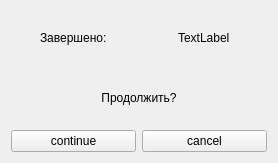
<?xml version="1.0" encoding="UTF-8"?>
<ui version="4.0">
 <class>Form</class>
 <widget class="QWidget" name="Form">
  <property name="geometry">
   <rect>
    <x>0</x>
    <y>0</y>
    <width>278</width>
    <height>163</height>
   </rect>
  </property>
  <property name="windowTitle">
   <string>Form</string>
  </property>
  <layout class="QVBoxLayout" name="verticalLayout_2">
   <item>
    <layout class="QHBoxLayout" name="horizontalLayout_2">
     <item alignment="Qt::AlignHCenter">
      <widget class="QLabel" name="label_2">
       <property name="text">
        <string>Завершено:</string>
       </property>
      </widget>
     </item>
     <item alignment="Qt::AlignHCenter">
      <widget class="QLabel" name="cur_alarm_name">
       <property name="text">
        <string>TextLabel</string>
       </property>
      </widget>
     </item>
    </layout>
   </item>
   <item>
    <widget class="QLabel" name="label">
     <property name="text">
      <string>Продолжить?</string>
     </property>
     <property name="alignment">
      <set>Qt::AlignCenter</set>
     </property>
    </widget>
   </item>
   <item>
    <layout class="QHBoxLayout" name="horizontalLayout">
     <item>
      <widget class="QPushButton" name="continue_button">
       <property name="text">
        <string>continue</string>
       </property>
      </widget>
     </item>
     <item>
      <widget class="QPushButton" name="cancel_button">
       <property name="text">
        <string>cancel</string>
       </property>
      </widget>
     </item>
    </layout>
   </item>
  </layout>
 </widget>
 <resources/>
 <connections/>
</ui>
